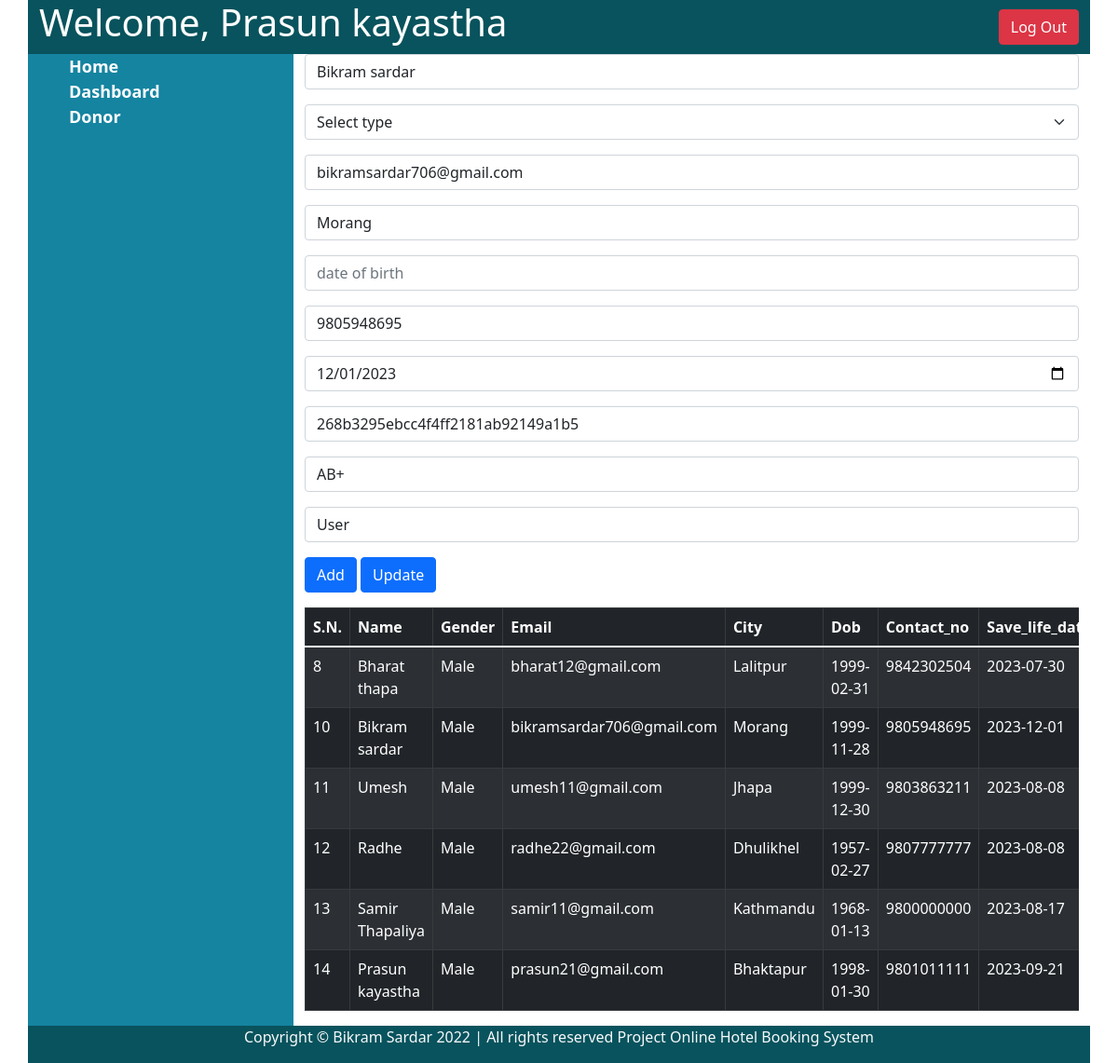
Before: /admin/donor.php?eid=10 (signed in) with the older database file.
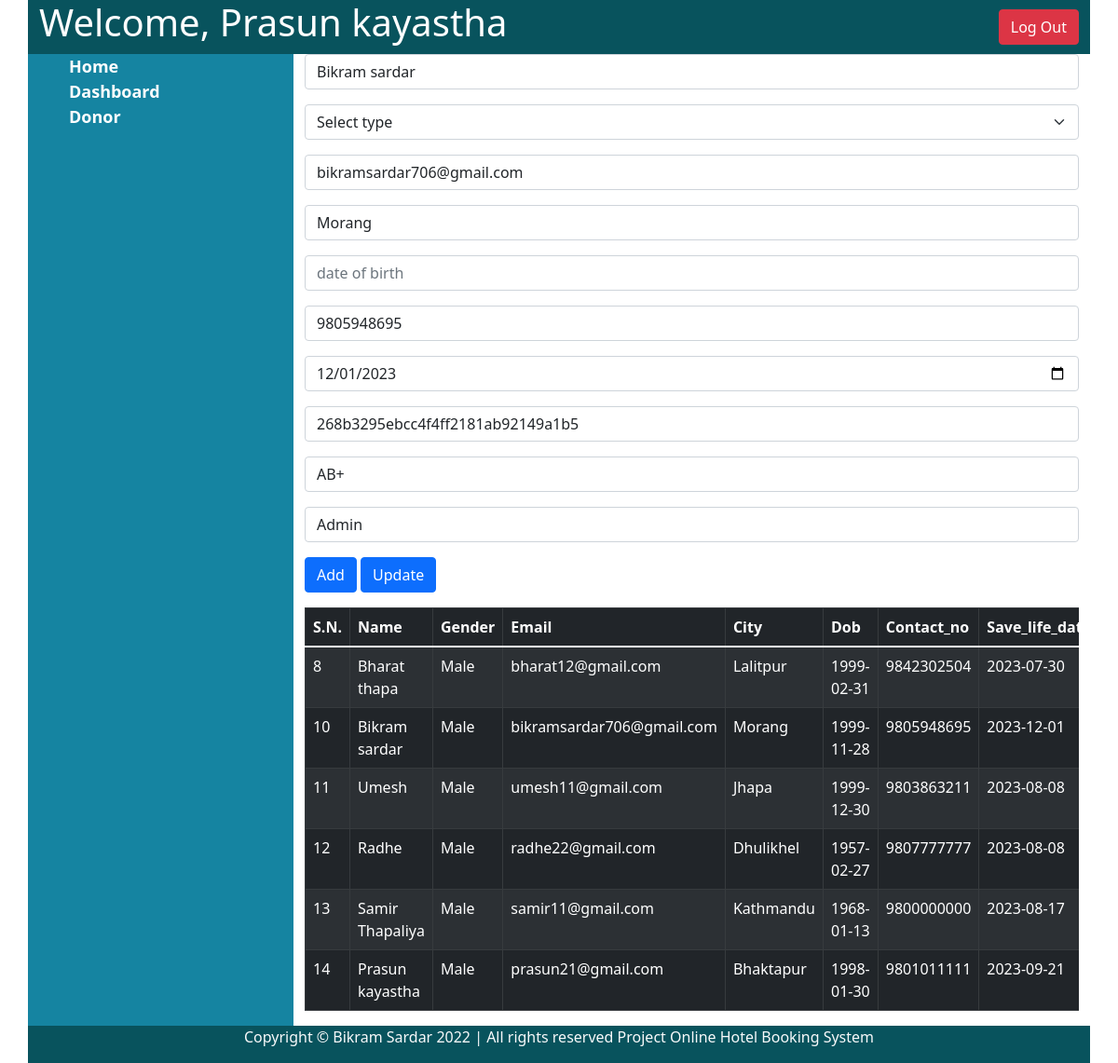
After: the same page with the newer database file.
### tables this page shows
CREATE TABLE `donor` (
  `id` int(11) NOT NULL,
  `name` varchar(50) NOT NULL,
  `gender` varchar(10) NOT NULL,
  `email` varchar(50) NOT NULL,
  `city` varchar(50) NOT NULL,
  `dob` varchar(20) NOT NULL,
  `contact_no` varchar(16) NOT NULL,
  `save_life_date` varchar(20) NOT NULL,
  `password` varchar(100) NOT NULL,
  `blood_group` varchar(10) NOT NULL,
  `type` enum('user','admin','doctor') NOT NULL
);

### admin/class/Connection.php (called while the page is built, shortened)
<?php
class Connection
{
	private $host;
	private $user;
	private $password;
	private $database;
	private $connect;
	function __construct()
	{
		$this->host = 'localhost';
		$this->user = 'root';
		$this->password = '';
		$this->database = 'donatetheblood';
	}
	function getConnection()
	{
		$this->connect = new mysqli($this->host, $this->user,
								$this->password, $this->database);
		return $this->connect;
	}
	function getData($qry)
	{
		$result = [];
		$data = $this->connect->query($qry);
		while($row = $data->fetch_assoc()) {
			$result[] = $row;
		}
		return $result;
	}
}

### admin/class/donor.php (called while the page is built, shortened)
<?php
require_once 'Connection.php';
class Donor
{
	private $conn;
	function __construct()
	{
		$this->conn = new Connection();
	}
	public function selectDonor(){
		$qry = "SELECT * FROM donor";
		return $this->conn->getData($qry);
	}
	public function selectSingleDonor($id){
		$qry = "SELECT * FROM donor WHERE id = $id";
		return $this->conn->getData($qry);
	}
}

### admin/donor.php (the view, shortened to what this page needs)
<?php
require 'class/donor.php';
require_once 'class/Donor.php';
$seek = New Donor();
if(isset($_GET['eid']))
{
	$selected = $seek->selectSingleDonor($_GET['eid']);
}
$data= $seek->selectDonor();
?>
<!doctype html>
<html lang="en">
  <head>
    <link href="https://cdn.jsdelivr.net/npm/bootstrap@5.1.3/dist/css/bootstrap.min.css" rel="stylesheet">
    <link rel="stylesheet" href="cms_css.css" />
  </head>
  <body>
    <div class="container">
    <?php include 'header.php'; ?>
<div class="row">
  <?php include 'nav.php'; ?>
          <div class="col-md-9">
          <form method="post">
					<div class="mb-3">
						<input type="text" class="form-control" name="name" placeholder="Name" required
							value="<?php if(isset($_GET['eid'])) {echo $selected[0]['name'];}?>" >
					</div>
					<div class="mb-3">
                    <select name="gender" class="form-select" required>
							<option value="">Select type</option>
			  			</select>
					</div>
                    <div class="mb-3">
                        <input type="email" class="form-control" name="email" placeholder="Email" required
							value="<?php if(isset($_GET['eid'])) {echo $selected[0]['email'];}?>" >
					</div>
					<div class="mb-3">
                        <input type="text" class="form-control" name="city" placeholder="City" required
							value="<?php if(isset($_GET['eid'])) {echo $selected[0]['city'];}?>" >
					</div>
					<div class="mb-3">
						<input type="number" class="form-control" name="dob" placeholder="date of birth" required
							value="<?php if(isset($_GET['eid'])) {echo $selected[0]['dob'];}?>">
					</div>
                    <div class="mb-3">
						<input type="number" class="form-control" name="contact_no" placeholder="Contact_no" required
							value="<?php if(isset($_GET['eid'])) {echo $selected[0]['contact_no'];}?>">
					</div>
                    <div class="mb-3">
						<input type="date" class="form-control" name="save_life_date" placeholder="save life date" required
							value="<?php if(isset($_GET['eid'])) {echo $selected[0]['save_life_date'];}?>">
					</div>
                    <div class="mb-3">
						<input type="text" class="form-control" name="password" placeholder="Password" required
							value="<?php if(isset($_GET['eid'])) {echo $selected[0]['password'];}?>">
					</div>
                    <div class="mb-3">
						<input type="text" class="form-control" name="blood_group" placeholder="blood group" required
							value="<?php if(isset($_GET['eid'])) {echo $selected[0]['blood_group'];}?>">
					</div>
					<div class="mb-3">
					<select name="type" class="form-control">
						<option value="user" <?php if(isset($_GET['eid']) && $selected[0]['type'] == 'user'){ echo 'selected'; } ?>>User</option>
						<option value="admin" <?php if(isset($_GET['eid']) && $selected[0]['type'] == 'admin'){ echo 'selected'; } ?>>Admin</option>
						</select>
						</div>
					<div class="mb-3">
						<input type="submit" class="btn btn-primary" name="btnAdd" value="Add">
						<input type="submit" class="btn btn-primary" name="btnUpdate" value="Update">
					</div>
				</form>
				<div class="table-responsive">
					<table class="table table-striped table-bordered table-dark" id="myTable">
						<thead>
							<tr>
								<th>S.N.</th>
								<th>Name</th>
                                <th>Gender</th>
                                <th>Email</th>
                                <th>City</th>
								<th>Dob</th>
								<th>Contact_no</th>
                                <th>Save_life_date</th>
							</tr>
						</thead>
						<tbody>
						<?php
						foreach($data as $js)
						{
							echo "<tr>
									<td>".$js['id']."</td>
									<td>".$js['name']."</td>
                                    <td>".$js['gender']."</td>
                                    <td>".$js['email']."</td>
                                    <td>".$js['city']."</td>
									<td>".$js['dob']."</td>
									<td>".$js['contact_no']."</td>
									<td>".$js['save_life_date']."</td>
                                    <td>".$js['password']."</td>
                                    <td>".$js['blood_group']."</td>
                                    <td>".$js['type']."</td>
									<td><a href='donor.php?eid=".$js['id']."' class='btn btn-primary'>Edit</a></td>
									<td><a href='donor.php?did=".$js['id']."' class='btn btn-danger'
										onclick='return confirm(&quot;Are you sure?&quot;)'>Delete</a></td>
								</tr>";
						}
						?>
						</tbody>
					</table>
				</div>
          </div>
    </div>
    <?php include 'footer.php'; ?>
    </div>
  </body>
</html>

### admin/header.php (shortened to what this page needs)
<header class="row">
        <div class="col-md-6">
          <h1>Welcome, <?php echo $_SESSION['name']; ?></h1>
        </div>
        <div class="col-md-6">
          <div class="" style="float:right; margin: 10px auto;">
          <form method="post">
            <input type="submit" class="btn btn-danger" name="logout" value="Log Out">
        </form>
          </div>
        </div>
</header>

### admin/nav.php
<nav class="col-md-3">
          <ul>
            <li><a href="../index.php">Home</a></li>
            <li><a href="dashboard.php">Dashboard</a></li>
            <li><a href="donor.php">Donor</a></li>
          </ul>
        </nav>

### admin/footer.php
<footer class="row">
        <div class="col-md-12">
          <p class="text-center text-light">
            Copyright &copy; Bikram Sardar 2022 |  All rights reserved Project Online Hotel Booking System
          </p>
        </div>
      </footer>

### admin/cms_css.css (style rules this page uses)
header { background-color: #08535D; color: #ffffff; }
nav { background: #1584A1; min-height: 500px; }
nav ul { list-style: none; }
nav ul li a { color: #ffffff; font-size: 18px; font-weight: bold; text-decoration: none; }
footer { background: #08535D; }

Changed rows visible on the page:
changed donor "Bikram sardar": type "User" → "Admin"
